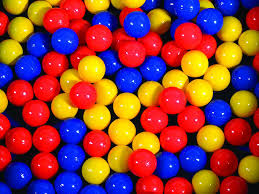
#> input picture Opencv/color balls.jpeg, 259 x 194 px
$ python ObjectDetection.py
#> lines starting #> are read from the running program, lines starting #| are printed output that depends on the picture; after the words box and inside, x2 and y2 are one past the last pixel; in counts of white or black regions, pixels touching at a corner belong together
import cv2
import numpy as np

def callback(x):
    pass
cv2.namedWindow("Tracker")
cv2.createTrackbar("LH","Tracker",0,255,callback)
#> slider 'LH' is set to 51
cv2.createTrackbar("LS","Tracker",0,255,callback)
#> slider 'LS' is set to 51
cv2.createTrackbar("LV","Tracker",0,255,callback)
#> slider 'LV' is set to 51
cv2.createTrackbar("UH","Tracker",0,255,callback)
#> slider 'UH' is set to 255
cv2.createTrackbar("US","Tracker",0,255,callback)
#> slider 'US' is set to 255
cv2.createTrackbar("UV","Tracker",0,255,callback)
#> slider 'UV' is set to 255

while True:
    img = cv2.imread("color balls.jpeg")
#> img is the input picture: shape (194, 259, 3); mean B, G, R 61.3, 63.8, 142.4
    lh = cv2.getTrackbarPos("LH","Tracker")
    ls = cv2.getTrackbarPos("LS","Tracker")
    lv = cv2.getTrackbarPos("LV","Tracker")
    uh = cv2.getTrackbarPos("UH","Tracker")
    us = cv2.getTrackbarPos("US","Tracker")
    uv = cv2.getTrackbarPos("UV","Tracker")

    hsv = cv2.cvtColor(img,cv2.COLOR_BGR2HSV)
#> hsv: shape (194, 259, 3); mean H, S, V 73.8, 237.4, 190.5
    lower_bound = np.array([lh,ls,lv])
    upper_bound = np.array([uh,us,uv])
    mask = cv2.inRange(hsv,lower_bound,upper_bound)
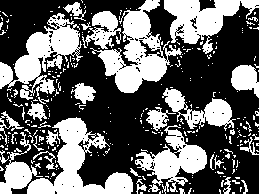
#> mask: shape (194, 259); 40.4% white; 308 white regions (275 under 20 px), largest, box (x1, y1, x2, y2) and area: (90, 0, 182, 93) 3194, (27, 117, 133, 194) 3124, (0, 13, 83, 100) 2865

    res = cv2.bitwise_and(img,img,mask=mask)
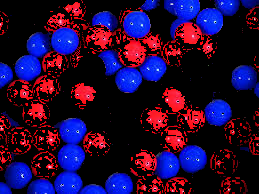
#> res: shape (194, 259, 3); mean B, G, R 55.2, 9.7, 37.1

    cv2.imshow("mask",mask)
    cv2.imshow("HSV",hsv)
    cv2.imshow("Result",res)
    cv2.waitKey(1)

cv2.destroyAllWindows()
